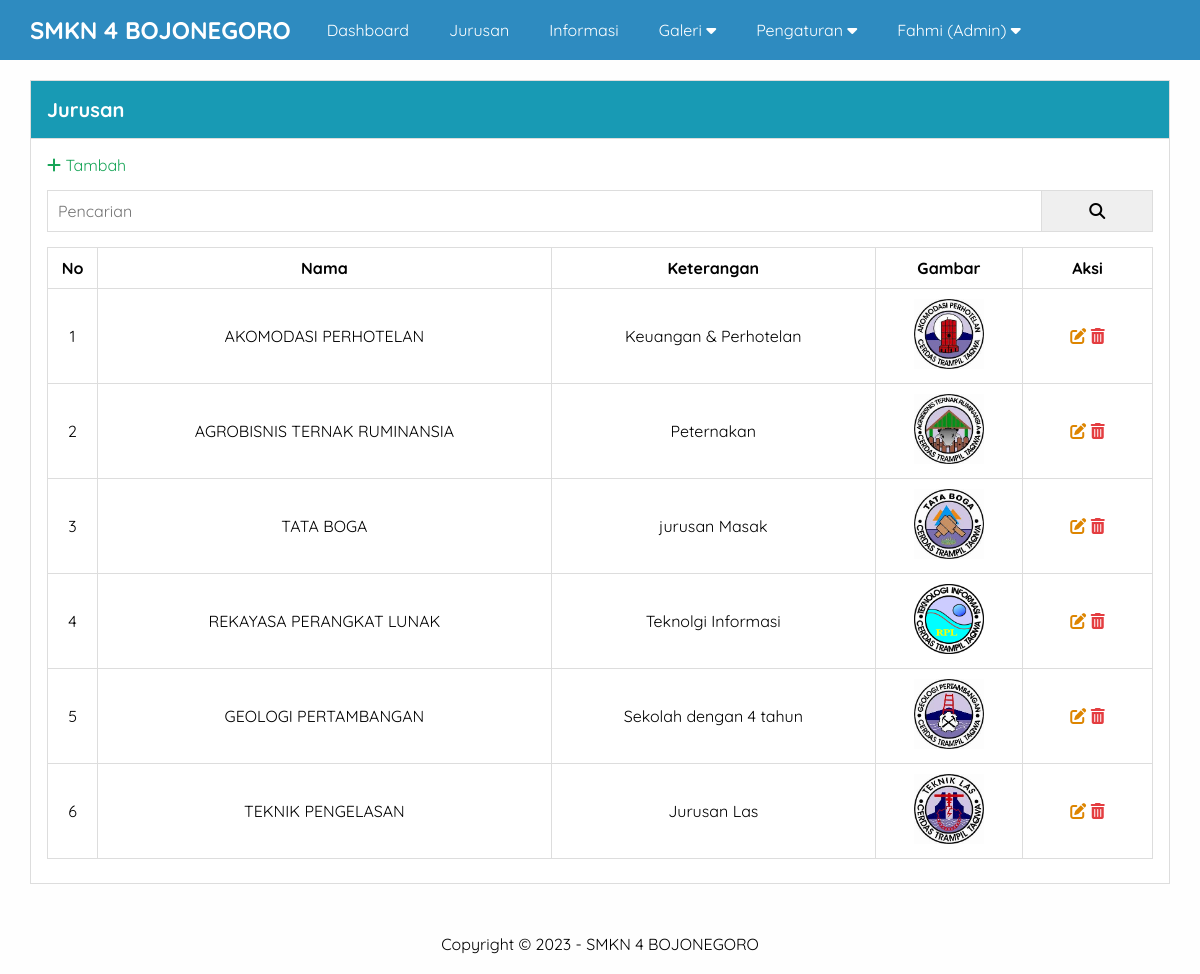
/admin/jurusan.php (signed in), run on the app's committed database.
### tables this page shows
CREATE TABLE `pengaturan` (
  `id` int(11) NOT NULL,
  `nama` varchar(50) NOT NULL,
  `email` varchar(50) NOT NULL,
  `telepon` varchar(20) NOT NULL,
  `alamat` text NOT NULL,
  `logo` varchar(50) NOT NULL,
  `favicon` varchar(50) NOT NULL,
  `tentang_sekolah` text NOT NULL,
  `foto_sekolah` varchar(50) NOT NULL,
  `google_maps` text NOT NULL,
  `nama_kepsek` varchar(50) NOT NULL,
  `foto_kepsek` varchar(50) NOT NULL,
  `sambutan_kepsek` text NOT NULL,
  `created_at` timestamp NOT NULL DEFAULT current_timestamp(),
  `updated_at` datetime DEFAULT NULL
);

CREATE TABLE `jurusan` (
  `id` int(11) NOT NULL,
  `nama` varchar(100) NOT NULL,
  `keterangan` text NOT NULL,
  `gambar` varchar(50) NOT NULL,
  `created_at` timestamp NOT NULL DEFAULT current_timestamp(),
  `updated_at` datetime DEFAULT NULL
);

### admin/jurusan.php (the view, shortened to what this page needs)
<?php include 'header.php';
?>
<div class="content">
  <div class="container">
    <div class="box">
      <div class="box-header">
        Jurusan
      </div>
      <div class="box-body">
        <a href="tambah-jurusan.php" class="text-green"><i class="fa fa-plus"></i> Tambah</a>
        <form action="" method="GET">
          <div class="input-group">
            <input type="text" name="key" placeholder="Pencarian">
            <button type="submit"><i class="fa fa-search"></i></button>
          </div>
        </form>
        <table class="table">
          <thead>
            <tr>
              <th>No</th>
              <th>Nama</th>
              <th>Keterangan</th>
              <th>Gambar</th>
              <th>Aksi</th>
            </tr>
          </thead>
          <tbody>
            <?php
            $where = " WHERE 1=1 ";
            $jurusan = mysqli_query($conn, "SELECT * FROM jurusan $where ORDER BY id DESC");
            if (mysqli_num_rows($jurusan) > 0) {
              $no = 1;
              while ($p = mysqli_fetch_array($jurusan)) {
            ?>
                <tr align="center">
                  <td><?= $no++; ?></td>
                  <td><?= $p['nama']; ?></td>
                  <td><?= $p['keterangan']; ?></td>
                  <td><a href="../uploads/jurusan/<?= $p['gambar']; ?>" target="_blank"><img src="../uploads/jurusan/<?= $p['gambar']; ?>" width="70px" height="70px"></a></td>
                  <td>
                    <a href="edit-jurusan.php?id=<?= $p['id']; ?>" class="text-orange" title="Edit Data"><i class="fa fa-edit"></i></a>
                    <a href="hapus-jurusan.php?idjurusan=<?= $p['id']; ?>" class="text-red" title="Hapus Data" onclick="return confirm('Yakin Hapus?')"><i class="fa-solid fa-trash-can"></i></a>
                  </td>
                </tr>
              <?php }
            } else { ?>
              <tr>
                <td colspan="5">Data Tidak Ada</td>
              </tr>
            <?php } ?>
          </tbody>
        </table>
      </div>
    </div>
  </div>
</div>
<?php include 'footer.php'; ?>

### admin/header.php (shortened to what this page needs)
<?php
include "../koneksi.php";
$identitas = mysqli_query($conn, "SELECT * FROM pengaturan ORDER BY id DESC LIMIT 1");
$d = mysqli_fetch_object($identitas);
?>
<!DOCTYPE html>
<html lang="en">
<head>
  <link rel="stylesheet" href="../assets/css/style.css">
  <link rel="stylesheet" href="https://cdnjs.cloudflare.com/ajax/libs/font-awesome/6.1.1/css/all.min.css" />
</head>
<body class="bg-light">
  <div class="navbar">
    <div class="container">
      <h2 class="nav-brand float-left"><a href="index.php"><?= $d->nama; ?></a></h2>
      <ul class="nav-menu float-left">
        <li><a href="index.php">Dashboard</a></li>
        <?php
        if ($_SESSION['ulevel'] == 'Super Admin') { ?>
          <li><a href="pengguna.php">Pengguna</a></li>
        <?php
        } elseif ($_SESSION['ulevel'] == 'Admin') {
        ?>
          <li><a href="jurusan.php">Jurusan</a></li>
          <li><a href="informasi.php">Informasi</a></li>
          <li>
            <a href="#">Galeri <i class="fa fa-caret-down"></i></a>
          </li>
          <li>
            <a href="#">Pengaturan <i class="fa fa-caret-down"></i></a>
          </li>
        <?php } ?>
        <li>
          <a href="#"><?= $_SESSION['uname'] ?> (<?= $_SESSION['ulevel'] ?>) <i class="fa fa-caret-down"></i></a>
        </li>
      </ul>
    </div>
  </div>

### admin/footer.php
<div class="footer">
  <div class="container text-center">
    Copyright &copy; 2023 - <?= $d->nama; ?>
  </div>
</div>
</body>
</html>

### assets/css/style.css (style rules this page uses)
* { margin: 0; padding: 0; font-family: "Quicksand", sans-serif; box-sizing: border-box; }
a { text-decoration: none; }
.container { width: 1140px; margin: 0 auto; }
.container::after { content: ''; display: block; clear: both; }
.bg-light { background-color: #fefefe; }
.box { border: 1px solid #ddd; background-color: #fff; }
.box-header { padding: 16px; border-bottom: 1px solid #ddd; background-color: #189AB4; color: #fff; font-size: 20px; font-weight: 900; }
.box-body { padding: 16px; }
form { margin: 15px 0; }
.text-center { text-align: center !important; }
.navbar { height: 60px; width: 100%; background-color: #2E8BC0; position: fixed; top: 0; z-index: 1000; }
.navbar a { color: #fff; }
.nav-brand { display: inline-block; padding: 15px 0; margin-right: 16px; }
.float-left { float: left; }
.nav-menu { display: flex; list-style: none; }
.nav-menu li a { padding: 20px; display: inline-block; }
.table { width: 100%; border-collapse: collapse; margin: 8px 0; }
.table th, .table td { border: 1px solid #ddd; padding: 10px; }
.table td:first-child { width: 50px; text-align: center; }
.table td:last-child { width: 130px; text-align: center; }
.content { padding: 80px 0 30px 0; }
.footer { padding: 20px 0; }
.text-red { color: #e43d40; }
.text-orange { color: #dd8500; }
.text-green { color: #18a558; }
table tr th { font-weight: bold; }
.input-group:after { content: ''; clear: both; display: block; }
.input-group input[type="text"] { width: 90%; padding: 10px; font-size: 16px; float: left; border: 1px solid #ddd; }
.input-group button { width: 10%; padding: 10px; font-size: 16px; float: left; border: 1px solid #ddd; border-left: none; }

### data on the page
pengaturan: nama "SMKN 4 BOJONEGORO"
jurusan: nama "AKOMODASI PERHOTELAN", keterangan "Keuangan & Perhotelan", gambar (picture)
jurusan: nama "AGROBISNIS TERNAK RUMINANSIA", keterangan "Peternakan", gambar (picture)
jurusan: nama "TATA BOGA", keterangan "jurusan Masak", gambar (picture)
jurusan: nama "REKAYASA PERANGKAT LUNAK", keterangan "Teknolgi Informasi", gambar (picture)
jurusan: nama "GEOLOGI PERTAMBANGAN", keterangan "Sekolah dengan 4 tahun", gambar (picture)
jurusan: nama "TEKNIK PENGELASAN", keterangan "Jurusan Las", gambar (picture)

### other printed values
$_SESSION['uname'] "Fahmi"
$_SESSION['ulevel'] "Admin"
